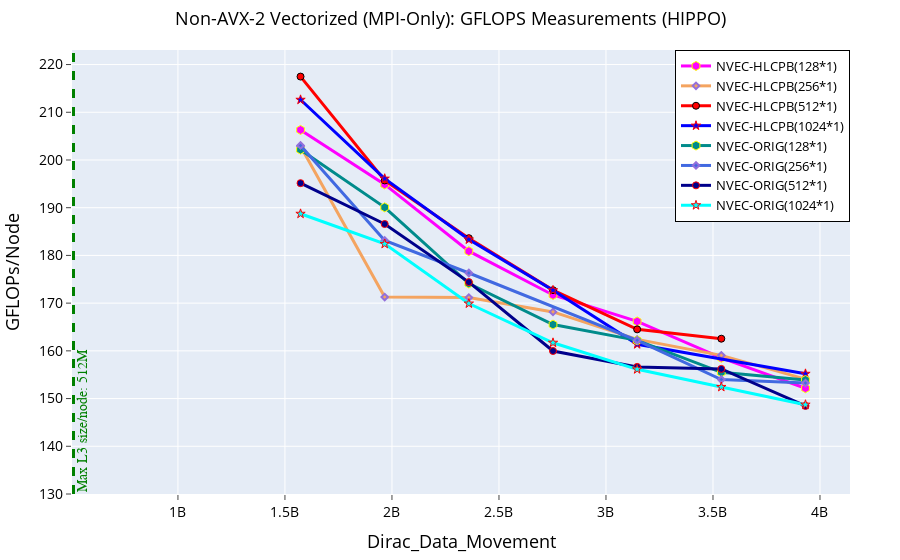

This figure's notebook cell:
### Markdown cell above
# Pure MPI: non-AVX2

### Code cell
fig = go.Figure() 

# MACRO Fused Case
fig.add_trace(go.Scatter(x=(dfn1MacFusnonProb_128mpi_1omp.Dirc_Data_Mov*(dfn1MacFusnonProb_128mpi_1omp.MPI_size)), 
                         y=(dfn1MacFusnonProb_128mpi_1omp.GFLOPS*(dfn1MacFusnonProb_128mpi_1omp.MPI_size)), 
                         mode='lines+markers', 
                         name='NVEC-HLCPB(128*1)',
                         line=dict(color='magenta',width=3),
                         marker=dict(symbol='hexagon',size=9, line=dict(color='yellow',width=1))))

fig.add_trace(go.Scatter(x=(dfn2MacFusnonProb_256mpi_1omp.Dirc_Data_Mov*(dfn2MacFusnonProb_256mpi_1omp.MPI_size/2)), 
                         y=(dfn2MacFusnonProb_256mpi_1omp.GFLOPS*(dfn2MacFusnonProb_256mpi_1omp.MPI_size/2)), 
                         mode='lines+markers', 
                         name='NVEC-HLCPB(256*1)',
                         line=dict(color='sandybrown',width=3),
                         marker=dict(symbol='diamond',size=5,line=dict(color='MediumPurple',width=2))))


fig.add_trace(go.Scatter(x=(dfn4MacFusProb_512mpi_1omp.Dirc_Data_Mov*(dfn4MacFusProb_512mpi_1omp.MPI_size/4)), 
                         y=(dfn4MacFusProb_512mpi_1omp.GFLOPS*(dfn4MacFusProb_512mpi_1omp.MPI_size/4)), 
                         mode='lines+markers', 
                         name='NVEC-HLCPB(512*1)',
                         line=dict(color='red',width=3),
                         marker=dict(symbol='circle',size=7, line=dict(color='black',width=1))))

fig.add_trace(go.Scatter(x=(dfn8MacFusProb_1024mpi_1omp.Dirc_Data_Mov*(dfn8MacFusProb_1024mpi_1omp.MPI_size/8)), 
                         y=(dfn8MacFusProb_1024mpi_1omp.GFLOPS*(dfn8MacFusProb_1024mpi_1omp.MPI_size/8)), 
                         mode='lines+markers', 
                         name='NVEC-HLCPB(1024*1)',
                         line=dict(color='blue',width=3),
                         marker=dict(symbol='star',size=7, line=dict(color='red',width=1))))





# MACRO Non_fused Case

fig.add_trace(go.Scatter(x=(dfn1MacNonFusProb_128mpi_1omp.Dirc_Data_Mov*(dfn1MacNonFusProb_128mpi_1omp.MPI_size)), 
                         y=(dfn1MacNonFusProb_128mpi_1omp.GFLOPS*(dfn1MacNonFusProb_128mpi_1omp.MPI_size)), 
                         mode='lines+markers', 
                         name='NVEC-ORIG(128*1)',
                         line=dict(color='darkcyan',width=3),
                         marker=dict(symbol='hexagon',size=9, line=dict(color='yellow',width=1))))

fig.add_trace(go.Scatter(x=(dfn2MacNonFusNonProb_256mpi_1omp.Dirc_Data_Mov*(dfn2MacNonFusNonProb_256mpi_1omp.MPI_size/2)), 
                         y=(dfn2MacNonFusNonProb_256mpi_1omp.GFLOPS*(dfn2MacNonFusNonProb_256mpi_1omp.MPI_size/2)), 
                         mode='lines+markers', 
                         name='NVEC-ORIG(256*1)',
                         line=dict(color='royalblue',width=3),
                         marker=dict(symbol='diamond',size=5,line=dict(color='MediumPurple',width=2))))

fig.add_trace(go.Scatter(x=(dfn4MacNonFusProb_512mpi_1omp.Dirc_Data_Mov*(dfn4MacNonFusProb_512mpi_1omp.MPI_size/4)), 
                         y=(dfn4MacNonFusProb_512mpi_1omp.GFLOPS*(dfn4MacNonFusProb_512mpi_1omp.MPI_size/4)), 
                         mode='lines+markers', 
                         name='NVEC-ORIG(512*1)',
                         line=dict(color='darkblue',width=3),
                         marker=dict(symbol='circle',size=7, line=dict(color='red',width=1))))


fig.add_trace(go.Scatter(x=(dfn8MacNonFusProb_1024mpi_1omp.Dirc_Data_Mov*(dfn8MacNonFusProb_1024mpi_1omp.MPI_size/8)), 
                         y=(dfn8MacNonFusProb_1024mpi_1omp.GFLOPS*(dfn8MacNonFusProb_1024mpi_1omp.MPI_size/8)), 
                         mode='lines+markers', 
                         name='NVEC-ORIG(1024*1)',
                         line=dict(color='cyan',width=3),
                         marker=dict(symbol='star',size=7, line=dict(color='red',width=1))))






# Adding a vertical line
fig.add_vline(x=512e6, line_width=3, line_dash="dash", line_color="green")
# fig.add_hline(y=1024, line_width=3, line_dash="dash", line_color="red")

# Add annotation
fig.add_annotation(
    x=512e6,
    y=130,
    text='Max L3 size/node: 512M',
    xanchor='left',  # Anchor the text to the left side of the annotation point
    yanchor='bottom',
    showarrow=False,
    arrowhead=1,
    arrowsize=1,
    arrowwidth=2,
    arrowcolor="#636363",
    ax=-60,  # Move the text 60 units to the left
    ay=-30,
    font=dict(size=14, color="green", family="Sans Serif"),
    align="left",
    textangle=-90,  # Rotate the text 90 degrees counter-clockwise
)





fig.update_layout(
    title=dict(text='Non-AVX-2 Vectorized (MPI-Only): GFLOPS Measurements (HIPPO)',
               font=dict(color="black",size=18), x=0.5),  # Set title text color to black
    xaxis_title=dict(text='Dirac_Data_Movement', font=dict(color="black",size=18)), 
    yaxis_title=dict(text='GFLOPs/Node', font=dict(color="black",size=18)), 
    xaxis=dict(ticks="outside", tickfont=dict(color="black",size=14)),  # Set font color for x-axis ticks
    yaxis=dict(ticks="outside", tickfont=dict(color="black",size=14)),  # Set font color for y-axis ticks
    legend=go.layout.Legend(bordercolor="black", borderwidth=1, x=1, xanchor="right", y=1, yanchor="top",
                            font=dict(color="black",size=13)),  # Set legend text color to black
    margin=dict(l=50, r=50, t=50, b=50)  # Adjust the left and right margins
)

### Figure 1 — Plotly figure (JSON) as saved in the notebook; plotly's stock layout.template omitted (floating-point values rounded to 4 significant figures)
{"data": [{"line": {"color": "magenta", "width": 3}, "marker": {"line": {"color": "yellow", "width": 1}, "size": 9, "symbol": "hexagon"}, "mode": "lines+markers", "name": "NVEC-HLCPB(128*1)", "type": "scatter", "x": [1572864000, 1966080000, 2359296000, 2752512000, 3145728000, 3538944000, 3932160000], "y": [206.3, 194.9, 180.9, 171.7, 166.2, 158.5, 152.2]}, {"line": {"color": "sandybrown", "width": 3}, "marker": {"line": {"color": "MediumPurple", "width": 2}, "size": 5, "symbol": "diamond"}, "mode": "lines+markers", "name": "NVEC-HLCPB(256*1)", "type": "scatter", "x": [1572864000, 1966080000, 2359296000, 2752512000, 3145728000, 3538944000, 3932160000], "y": [202.9, 171.3, 171.2, 168.2, 162.4, 159.1, 154.1]}, {"line": {"color": "red", "width": 3}, "marker": {"line": {"color": "black", "width": 1}, "size": 7, "symbol": "circle"}, "mode": "lines+markers", "name": "NVEC-HLCPB(512*1)", "type": "scatter", "x": [1572864000, 1966080000, 2359296000, 2752512000, 3145728000, 3538944000], "y": [217.5, 195.7, 183.6, 172.7, 164.5, 162.5]}, {"line": {"color": "blue", "width": 3}, "marker": {"line": {"color": "red", "width": 1}, "size": 7, "symbol": "star"}, "mode": "lines+markers", "name": "NVEC-HLCPB(1024*1)", "type": "scatter", "x": [1572864000, 1966080000, 2359296000, 2752512000, 3145728000, 3932160000], "y": [212.6, 196.1, 183.3, 172.7, 161.4, 155.2]}, {"line": {"color": "darkcyan", "width": 3}, "marker": {"line": {"color": "yellow", "width": 1}, "size": 9, "symbol": "hexagon"}, "mode": "lines+markers", "name": "NVEC-ORIG(128*1)", "type": "scatter", "x": [1572864000, 1966080000, 2359296000, 2752512000, 3145728000, 3538944000, 3932160000], "y": [202.2, 190.1, 174.1, 165.5, 162.2, 155.5, 153.9]}, {"line": {"color": "royalblue", "width": 3}, "marker": {"line": {"color": "MediumPurple", "width": 2}, "size": 5, "symbol": "diamond"}, "mode": "lines+markers", "name": "NVEC-ORIG(256*1)", "type": "scatter", "x": [1572864000, 1966080000, 2359296000, 3145728000, 3538944000, 3932160000], "y": [203.0, 183.1, 176.3, 162.2, 154.0, 153.2]}, {"line": {"color": "darkblue", "width": 3}, "marker": {"line": {"color": "red", "width": 1}, "size": 7, "symbol": "circle"}, "mode": "lines+markers", "name": "NVEC-ORIG(512*1)", "type": "scatter", "x": [1572864000, 1966080000, 2359296000, 2752512000, 3145728000, 3538944000, 3932160000], "y": [195.1, 186.6, 174.4, 160.0, 156.6, 156.2, 148.5]}, {"line": {"color": "cyan", "width": 3}, "marker": {"line": {"color": "red", "width": 1}, "size": 7, "symbol": "star"}, "mode": "lines+markers", "name": "NVEC-ORIG(1024*1)", "type": "scatter", "x": [1572864000, 1966080000, 2359296000, 2752512000, 3145728000, 3538944000, 3932160000], "y": [188.7, 182.4, 169.9, 161.7, 156.1, 152.4, 148.7]}], "layout": {"annotations": [{"align": "left", "arrowcolor": "#636363", "arrowhead": 1, "arrowsize": 1, "arrowwidth": 2, "ax": -60, "ay": -30, "font": {"color": "green", "family": "Sans Serif", "size": 14}, "showarrow": false, "text": "Max L3 size/node: 512M", "textangle": -90, "x": 512000000, "xanchor": "left", "y": 130, "yanchor": "bottom"}], "legend": {"bordercolor": "black", "borderwidth": 1, "font": {"color": "black", "size": 13}, "x": 1, "xanchor": "right", "y": 1, "yanchor": "top"}, "margin": {"b": 50, "l": 50, "r": 50, "t": 50}, "shapes": [{"line": {"color": "green", "dash": "dash", "width": 3}, "type": "line", "x0": 512000000, "x1": 512000000, "xref": "x", "y0": 0, "y1": 1, "yref": "y domain"}], "title": {"font": {"color": "black", "size": 18}, "text": "Non-AVX-2 Vectorized (MPI-Only): GFLOPS Measurements (HIPPO)", "x": 0.5}, "xaxis": {"tickfont": {"color": "black", "size": 14}, "ticks": "outside", "title": {"font": {"color": "black", "size": 18}, "text": "Dirac_Data_Movement"}}, "yaxis": {"tickfont": {"color": "black", "size": 14}, "ticks": "outside", "title": {"font": {"color": "black", "size": 18}, "text": "GFLOPs/Node"}}}}
